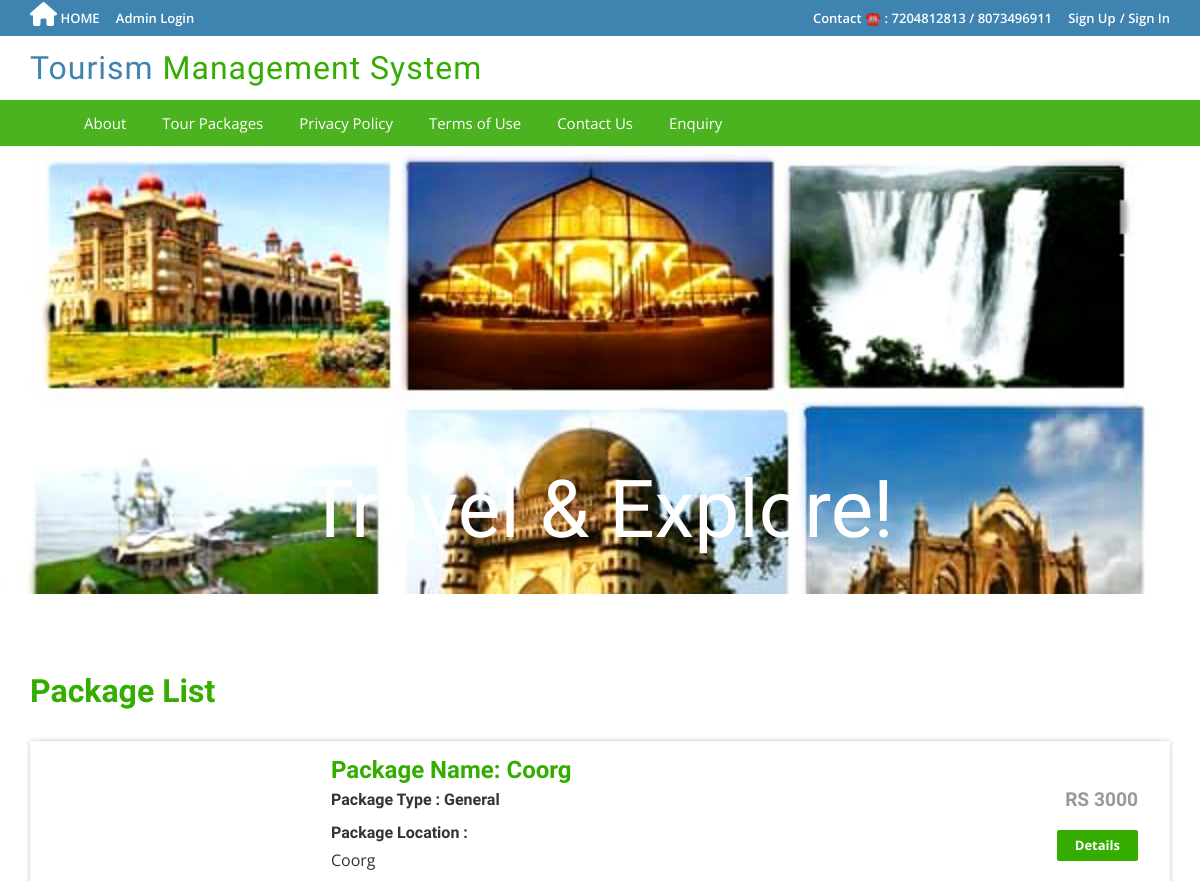
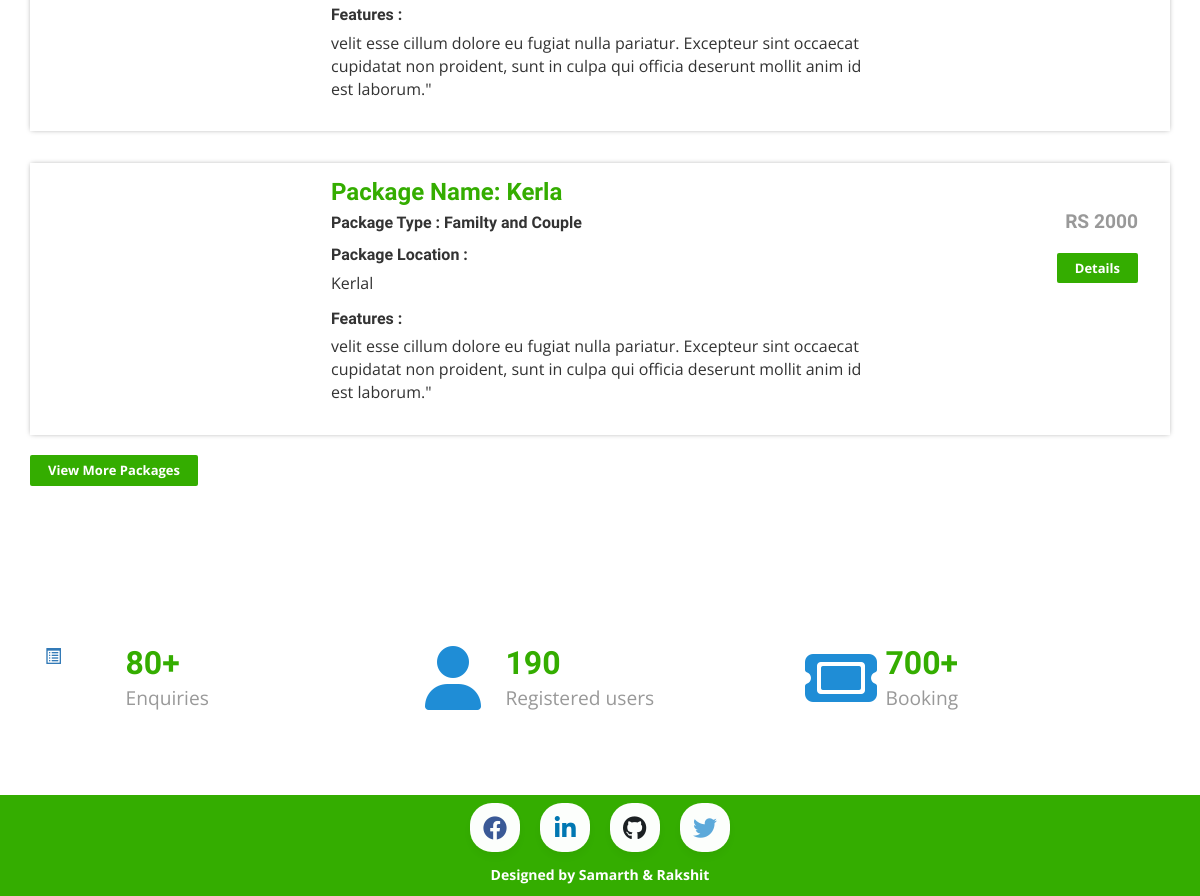
The page / on the database its author committed (2 pictures, top to bottom).
### tables this page shows
CREATE TABLE `tbltourpackages` (
  `PackageId` int(11) NOT NULL,
  `PackageName` varchar(200) DEFAULT NULL,
  `PackageType` varchar(150) DEFAULT NULL,
  `PackageLocation` varchar(100) DEFAULT NULL,
  `PackagePrice` int(11) DEFAULT NULL,
  `PackageFetures` varchar(255) DEFAULT NULL,
  `PackageDetails` mediumtext DEFAULT NULL,
  `PackageImage` varchar(100) DEFAULT NULL,
  `Creationdate` timestamp NULL DEFAULT current_timestamp(),
  `UpdationDate` timestamp NULL DEFAULT NULL ON UPDATE current_timestamp()
);

### index.php (the view, shortened to what this page needs)
<?php
include('includes/config.php');
?>
<!DOCTYPE HTML>
<html>
<head>
<link href="css/bootstrap.css" rel='stylesheet' type='text/css' />
<link href="css/style.css" rel='stylesheet' type='text/css' />
<link href="css/font-awesome.css" rel="stylesheet">
<link href="css/animate.css" rel="stylesheet" type="text/css" media="all">
</head>
<body>
<?php include('includes/header.php');?>
<div class="banner">
	<div class="container">
		<h1 class="wow zoomIn animated animated" data-wow-delay=".5s" style="visibility: visible; animation-delay: 0.5s; animation-name: zoomIn;">Travel & Explore!</h1>
	</div>
</div>
<div class="container">
	<div class="holiday">
	<h3>Package List</h3>
<?php $sql = "SELECT * from tbltourpackages order by rand() limit 4";
$query = $dbh->prepare($sql);
$query->execute();
$results=$query->fetchAll(PDO::FETCH_OBJ);
if($query->rowCount() > 0)
{
foreach($results as $result)
{	?>
			<div class="rom-btm">
				<div class="col-md-3 room-left wow fadeInLeft animated" data-wow-delay=".5s">
				</div>
				<div class="col-md-6 room-midle wow fadeInUp animated" data-wow-delay=".5s">
					<h4>Package Name: <?php echo htmlentities($result->PackageName);?></h4>
					<h6>Package Type : <?php echo htmlentities($result->PackageType);?></h6>
					<p><h6>Package Location :</h6> <?php echo htmlentities($result->PackageLocation);?></p>
					<p><h6>Features :</h6> <?php echo htmlentities($result->PackageFetures);?></p>
				</div>
				<div class="col-md-3 room-right wow fadeInRight animated" data-wow-delay=".5s">
					<h5>RS <?php echo htmlentities($result->PackagePrice);?></h5>
					<a href="package-details.php?pkgid=<?php echo htmlentities($result->PackageId);?>" class="view">Details</a>
				</div>
				<div class="clearfix"></div>
			</div>
<?php }} ?>
<div><a href="package-list.php" class="view">View More Packages</a></div>
  </div>
	</div>
<div class="routes">
	<div class="container">
		<div class="col-md-4 routes-left wow fadeInRight animated" data-wow-delay=".5s">
			<div class="rou-left">
				<a href="#"><i class="glyphicon glyphicon-list-alt"></i></a>
			</div>
			<div class="rou-rgt wow fadeInDown animated" data-wow-delay=".5s">
				<h3>80+</h3>
				<p>Enquiries</p>
			</div>
				<div class="clearfix"></div>
		</div>
		<div class="col-md-4 routes-left">
			<div class="rou-left">
				<a href="#"><i class="fa fa-user"></i></a>
			</div>
			<div class="rou-rgt">
				<h3>190</h3>
				<p>Registered users</p>
			</div>
				<div class="clearfix"></div>
		</div>
		<div class="col-md-4 routes-left wow fadeInRight animated" data-wow-delay=".5s">
			<div class="rou-left">
				<a href="#"><i class="fa fa-ticket"></i></a>
			</div>
			<div class="rou-rgt">
				<h3>700+</h3>
				<p>Booking</p>
			</div>
				<div class="clearfix"></div>
		</div>
		<div class="clearfix"></div>
	</div>
</div>
<?php include('includes/footer.php');?>
</body>
</html>

### includes/header.php (shortened to what this page needs)
<?php if($_SESSION['login'])
{?>
<div class="top-header">
	<div class="container">
		<ul class="tp-hd-lft wow fadeInLeft animated" data-wow-delay=".5s">
			/*<li class="hm"><a href="index.html"><i class=""></i></a></li>
			<li class="prnt"><a href="profile.php">My Profile</a></li>
				<li class="prnt"><a href="change-password.php">Change Password</a></li>
			<li class="prnt"><a href="tour-history.php">My Tour History</a></li>
			<li class="prnt"><a href="issuetickets.php">Issue Tickets</a></li>
		</ul>
		<ul class="tp-hd-rgt wow fadeInRight animated" data-wow-delay=".5s">
			<li class="tol">Welcome :</li>
			<li class="sig"><?php echo htmlentities($_SESSION['login']);?></li>
			<li class="sigi"><a href="logout.php" >/ Logout</a></li>
        </ul>
		<div class="clearfix"></div>
	</div>
</div><?php } else {?>
<div class="top-header">
	<div class="container">
		<ul class="tp-hd-lft wow fadeInLeft animated" data-wow-delay=".5s">
			<li class="hm"><a href="index.php"><i class="fa fa-home"></i>  HOME</a></li>
				<li class="hm"><a href="admin/index.php">Admin Login</a></li>
		</ul>
		<ul class="tp-hd-rgt wow fadeInRight animated" data-wow-delay=".5s">
			<li class="tol">Contact ☎️ : 7204812813 / 8073496911</li>
			<li class="sig"><a href="#" data-toggle="modal" data-target="#myModal" > Sign Up</a></li>
			<li class="sigi"><a href="#" data-toggle="modal" data-target="#myModal4" >/ Sign In</a></li>
        </ul>
		<div class="clearfix"></div>
	</div>
</div>
<?php }?>
<div class="header">
	<div class="container">
		<div class="logo wow fadeInDown animated" data-wow-delay=".6s">
			<a href="index.php">Tourism <span>Management System</span></a>
		</div>
		<div class="clearfix"></div>
	</div>
</div>
<div class="footer-btm wow fadeInLeft animated" data-wow-delay=".5s">
	<div class="container">
	<div class="navigation">
			<nav class="navbar navbar-default">
				<div class="collapse navbar-collapse nav-wil" id="bs-example-navbar-collapse-1">
					<nav class="cl-effect-1">
						<ul class="nav navbar-nav">
							<li><a href="index.php"></a></li>
							<li><a href="page.php?type=aboutus">About</a></li>
								<li><a href="package-list.php">Tour Packages</a></li>
								<li><a href="page.php?type=privacy">Privacy Policy</a></li>
								<li><a href="page.php?type=terms">Terms of Use</a></li>
								<li><a href="page.php?type=contact">Contact Us</a></li>
								<?php if($_SESSION['login'])
{?>
								<li>Need Help?<a href="#" data-toggle="modal" data-target="#myModal3"> / Write Us </a>  </li>
								<?php } else { ?>
								<li><a href="enquiry.php">Enquiry</a></li>
								<?php } ?>
								<div class="clearfix"></div>
						</ul>
					</nav>
				</div>
			</nav>
		</div>
	</div>
</div>

### includes/footer.php
<div class="copy-right">
	<div class="container">
			<footer class="footer bg-light">
			<link href="https://cdnjs.cloudflare.com/ajax/libs/font-awesome/6.2.1/css/all.min.css" rel="stylesheet" type="text/css" />
                <div class="wrapper">
                <div class="social_icons">
                            <a href="https://www.facebook.com/" class="icon-container facebook">
                                <i class="icon fab fa-facebook -f"></i>
                            </a>
                            <a href="https://www.linkedin.com/" class="icon-container linkedin">
                                <i class="icon fab fa-linkedin-in"></i>
                            </a>
                            <a href="https://github.com/login" class="icon-container github">
                                <i class="icon fab fa-github"></i>
                            </a>
                             <a href="https://twitter.com" class="icon-container twitter">
                                <i class="icon fab fa-twitter"></i>
                            </a>
                        </div>
                    </div>
					</footer>
		<p class="wow zoomIn animated animated" data-wow-delay=".5s" style="visibility: visible; animation-delay: 0.5s; animation-name: zoomIn;" ><strong>Designed by Samarth & <a href="https://www.linkedin.com/in/rakshit-honnavar-7b7ba51bb/">Rakshit</a></strong></p>
	</div>
</div>

### rows shown on the page
tbltourpackages: PackageName "Coorg", PackageType "General", PackageLocation "Coorg", PackageFetures "velit esse cillum dolore eu fugiat nulla pariatur. Excepteur sint occaecat cupidatat non proident, sunt in culpa qui officia deserunt mollit anim id est laborum.\"", PackagePrice "3000"
tbltourpackages: PackageName "Kerla", PackageType "Familty and Couple", PackageLocation "Kerlal", PackageFetures "velit esse cillum dolore eu fugiat nulla pariatur. Excepteur sint occaecat cupidatat non proident, sunt in culpa qui officia deserunt mollit anim id est laborum.\"", PackagePrice "2000"
